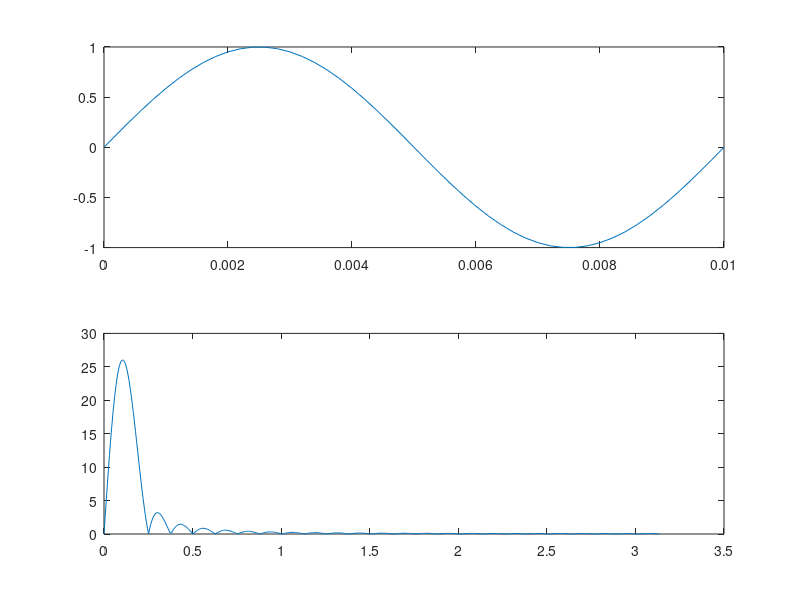
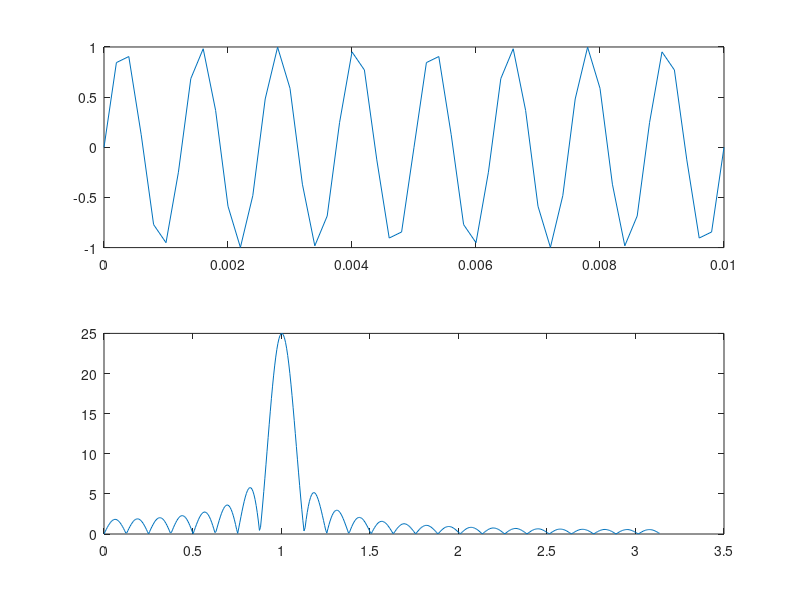
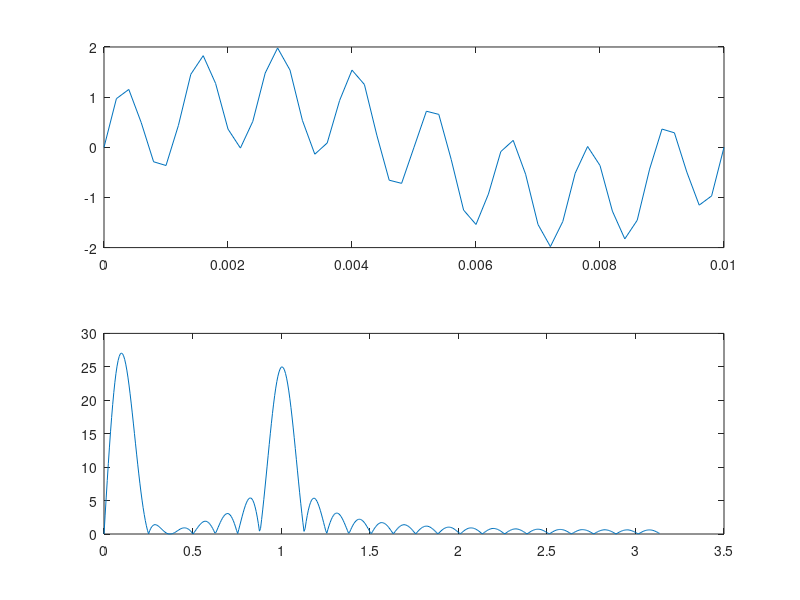
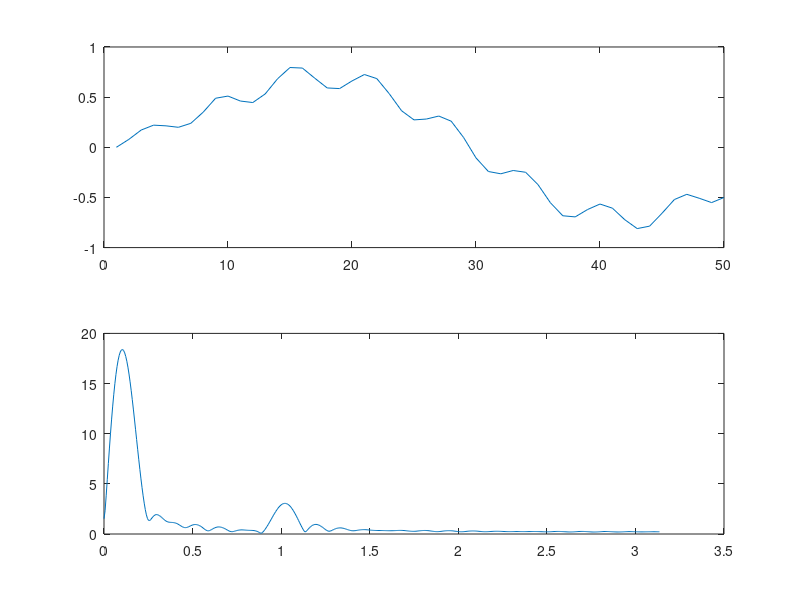

Write MATLAB code to recreate these figures, in order.
%
pkg load control;
pkg load signal;
clear all;
clc
close all;
% Sine wave 100Hz
fs = 5000; %5000Hz sampling frequency
f1 = 100;
t1 = (0:50)/fs;
x1 = sin(2*pi*f1*t1);
figure(1)
subplot(2,1,1)
plot(t1,x1)
[H,w] = freqz(x1);
subplot(2,1,2)
plot(w,abs(H))
%Sine wave 500Hz
fs = 5000; %5000Hz sampling frequency
f2 = 800;
t2 = (0:50)/fs;
x2 = sin(2*pi*f2*t2);
figure(2)
subplot(2,1,1)
plot(t2,x2)
[H,w] = freqz(x2);
subplot(2,1,2)
plot(w,abs(H))
% Final signal
x = x1+x2;
figure(3)
subplot(2,1,1)
plot(t1,x)
[H,w] = freqz(x);
subplot(2,1,2)
plot(w,abs(H))


%
% Signal is filtered with TM4C123 using a circular buffer and Timer0 Interrupt to simulate an ADC
%

% LPF wc = 0.1Pi = 250Hz @ fc = 5000Hz
% Rectangular window method - 20dB att
% LPF coefficients: {0.0810332,  0.09003163,  0.09633978,  0.09958927, 0.09958927, 0.09633978,  0.09003163,  0.0810332}
y_lpf = [0.0, 0.07857465, 0.172048062, 0.220760137, 0.213857606, 0.199288517, 0.238870457, 0.35014078, 0.488984704, 0.510618091, 0.461058974, 0.446063876, 0.532006025, 0.683431804, 0.795274019, 0.789831877, 0.688490391, 0.591612637, 0.58526665, 0.66138649, 0.725480676, 0.684728324, 0.534674048, 0.364031672, 0.273125231, 0.281667709, 0.31148237, 0.260186315, 0.0974129587, -0.105766103, -0.241555989, -0.264238417, -0.231344968, -0.249007419, -0.372240931, -0.552744031, -0.682694733, -0.693906724, -0.620302022, -0.565719664, -0.606958151, -0.722067714, -0.810469508, -0.786227763, -0.657891214, -0.520774007, -0.468849421, -0.508033931, -0.551362455, -0.500518978]
figure(4)
subplot(2,1,1)
plot(y_lpf)
[H,w] = freqz(y_lpf);
subplot(2,1,2)
plot(w,abs(H))

% HPF wc = 0.2Pi = 500Hz @ fc = 5000Hz
% Rectangular window method - 20dB att
% HPF coefficients: {0.0810332,  0.09003163,  0.09633978,  0.09958927, 0.09958927, 0.09633978,  0.09003163,  0.0810332}
y_hpf = [0.0, 0.0713442862, 0.0135277882, 0.0748959705, -0.0771523565, 0.0500698984, -0.0265152864, 0.114929065, 0.0658899024, -0.00711327791, -0.0393548533, -0.00449721888, 0.0610344857, 0.091907993, 0.05463285, -0.0212982595, -0.0706908479, -0.0530925319, 0.00972875394, 0.0540981442, 0.0336071625, -0.0376984552, -0.098298654, -0.096221596, -0.0372371003, 0.0205721483, 0.0207724944, -0.0389752798, -0.104721904, -0.116281062, -0.0630917996, 0.00597629696, 0.027988255, -0.0156523492, -0.0819678828, -0.106346883, -0.062563248, 0.0128027499, 0.0542781875, 0.0281926431, -0.0361273661, -0.0736784041, -0.0441905037, 0.0303813294, 0.0861728713, 0.0766028166, 0.0155339874, -0.0356620848, -0.0251759179, 0.0411040969]
figure(5)
subplot(2,1,1)
plot(y_hpf)
[H,w] = freqz(y_hpf);
subplot(2,1,2)
plot(w,abs(H))

